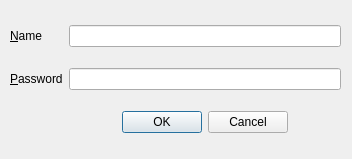
<?xml version="1.0" encoding="UTF-8"?>
<ui version="4.0">
 <class>Dialog</class>
 <widget class="QDialog" name="Dialog">
  <property name="geometry">
   <rect>
    <x>0</x>
    <y>0</y>
    <width>352</width>
    <height>159</height>
   </rect>
  </property>
  <property name="windowTitle">
   <string> QLabel example</string>
  </property>
  <widget class="QWidget" name="layoutWidget">
   <property name="geometry">
    <rect>
     <x>10</x>
     <y>10</y>
     <width>331</width>
     <height>141</height>
    </rect>
   </property>
   <layout class="QGridLayout" name="gridLayout">
    <item row="0" column="0">
     <widget class="QLabel" name="label">
      <property name="text">
       <string>&amp;Name</string>
      </property>
      <property name="textFormat">
       <enum>Qt::PlainText</enum>
      </property>
      <property name="buddy">
       <cstring>lineEdit</cstring>
      </property>
     </widget>
    </item>
    <item row="0" column="2">
     <widget class="QLineEdit" name="lineEdit"/>
    </item>
    <item row="1" column="0">
     <widget class="QLabel" name="label_2">
      <property name="text">
       <string>&amp;Password</string>
      </property>
      <property name="buddy">
       <cstring>lineEdit_2</cstring>
      </property>
     </widget>
    </item>
    <item row="1" column="2">
     <widget class="QLineEdit" name="lineEdit_2"/>
    </item>
    <item row="2" column="2">
     <widget class="QDialogButtonBox" name="buttonBox">
      <property name="standardButtons">
       <set>QDialogButtonBox::Cancel|QDialogButtonBox::Ok</set>
      </property>
      <property name="centerButtons">
       <bool>true</bool>
      </property>
     </widget>
    </item>
   </layout>
  </widget>
 </widget>
 <resources/>
 <connections>
  <connection>
   <sender>buttonBox</sender>
   <signal>accepted()</signal>
   <receiver>Dialog</receiver>
   <slot>accept()</slot>
   <hints>
    <hint type="sourcelabel">
     <x>210</x>
     <y>124</y>
    </hint>
    <hint type="destinationlabel">
     <x>175</x>
     <y>79</y>
    </hint>
   </hints>
  </connection>
  <connection>
   <sender>buttonBox</sender>
   <signal>rejected()</signal>
   <receiver>Dialog</receiver>
   <slot>reject()</slot>
   <hints>
    <hint type="sourcelabel">
     <x>210</x>
     <y>124</y>
    </hint>
    <hint type="destinationlabel">
     <x>175</x>
     <y>79</y>
    </hint>
   </hints>
  </connection>
 </connections>
</ui>
